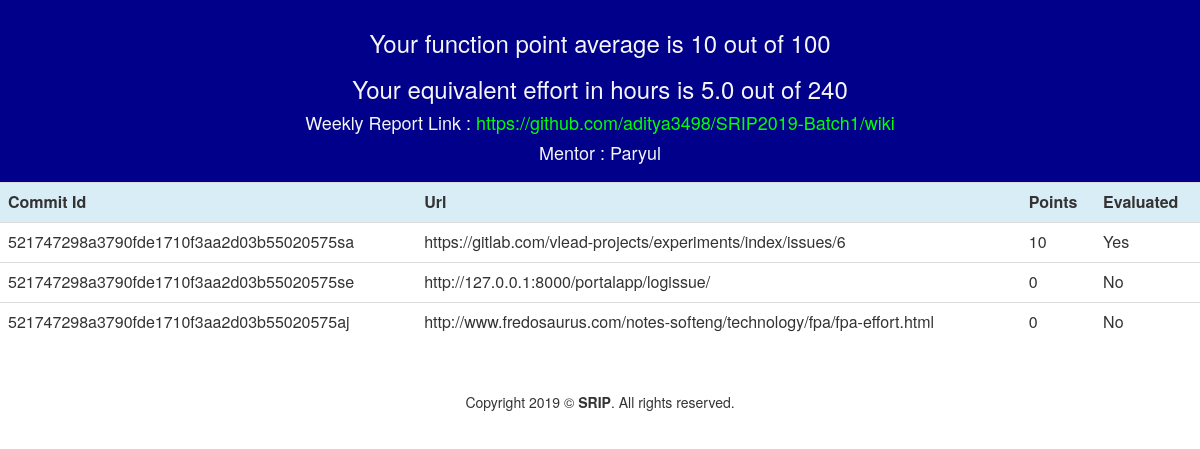
Page /users/p/ (signed in) on the earlier database version.
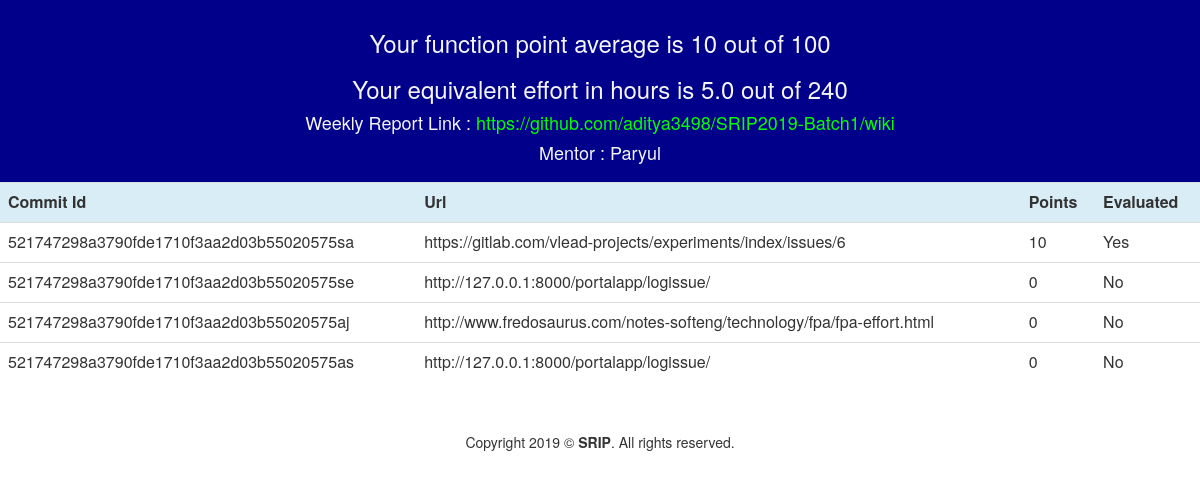
Same page on the later database version.
### portalapp/models.py (models this page shows, shortened)
class Student(models.Model):
    user = models.OneToOneField(User, on_delete=models.CASCADE)
    function_points = models.IntegerField(default=0)
    effort = models.FloatField(default=0)
    report = models.URLField(default="https://github.com/aditya3498/SRIP2019-Batch1/wiki")
    mentor = models.CharField(max_length=100,default=" ")
    batch = models.CharField(max_length=100,default="SRIP19-BATCH1")

class LoggedIssue(models.Model):
    username = models.CharField(max_length=50)
    commit_id = models.CharField(max_length=40,unique=True)
    url = models.URLField(default="https://www.google.com/")
    issue_points = models.IntegerField(default=0)
    mentor = models.CharField(max_length=100,default="")
    is_added = models.BooleanField(default=False)

### portalapp/views.py (the view)
# urls.py: url(r'^users/(?P<username>[\w.@+-]+)/$',views.displaypoints,name = 'displaypoints'),
def displaypoints(request, username):
    current_user = request.user
    calculate(current_user)
    info = Student.objects.get(user=current_user)
    issue_info = LoggedIssue.objects.filter(username=current_user)
    if issue_info.exists():
        return render(request, 'portalapp/points.html', {'info': info, 'issue_info': issue_info})
    else:
        return HttpResponse("No Commit logged yet!")

### portalapp/views.py (called while the page is built)
def calculate(current_user):
    issue_points_info = LoggedIssue.objects.filter(username=current_user)
    total = 0
    for i in issue_points_info:
        total += i.issue_points
    user_display_info = Student.objects.get(user=current_user)
    user_display_info.function_points = total
    user_display_info.effort = user_display_info.function_points * .5
    user_display_info.save()

### portalapp/templates/portalapp/points.html (shortened to what this page needs)
{% load bootstrap3 %}
{% bootstrap_css %}
<html>
<head>
</head>
<body>
    <center>
        <div class="container-fluid" style="background-color: darkblue; padding: 10px;">
            <h3 style="color:whitesmoke">Your function point average is {{ info.function_points }} out of 100</h3>
            <h3 style="color:whitesmoke">Your equivalent effort in hours is {{ info.effort }} out of 240 </h3>
            <h4 style="color:whitesmoke">Weekly Report Link : <a style="color: lime" href= {{ info.report }}> {{ info.report }} </a></h4>
            <h4 style="color:whitesmoke">Mentor : {{ info.mentor }}</h4>
        </div>
        <div class="table-responsive">
            <table class="table table-hover">
                <tr class="info">
                    <th>Commit Id</th>
                    <th>Url</th>
                    <th>Points</th>
                    <th>Evaluated</th>
                </tr>
                {% for i in issue_info %}
                <tr>
                    <td> {{ i.commit_id }} </td>
                    <td> {{ i.url }} </td>
                    <td> {{ i.issue_points }} </td>
                    {% if i.is_added %}
                    <td>Yes</td>
                    {% else %}
                    <td>No</td>
                    {% endif %}
                </tr>
                {% endfor %}
            </table>
        </div>
    </center>
    <br>
    <footer>
        <div class="container-fluid">
            <p>
                <center>Copyright 2019 ©<b> SRIP</b>. All rights reserved.</center>
            </p>
        </div>
    </footer>
</body>
</html>

Differences in the rows shown:
added LoggedIssue: commit_id "521747298a3790fde1710f3aa2d03b55020575as", url "http://127.0.0.1:8000/portalapp/logissue/", issue_points "0", is_added "No"
